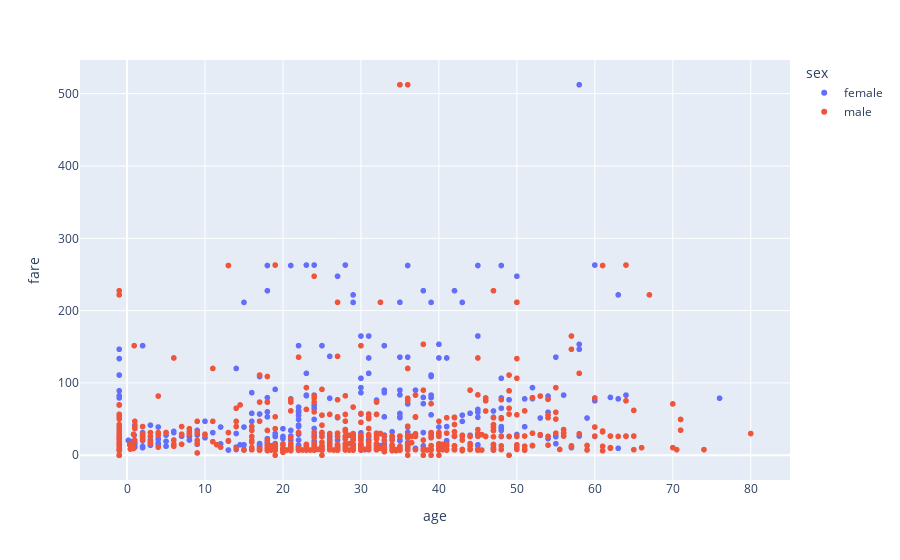

Here is the notebook cell this chart was saved with:
### Markdown cell above
## Plot age vs fare with color='sex' works fine now

### Code cell
data= titanicNew
fig = px.scatter(data,x='age',y='fare',color='sex')
fig.show()

### Figure 1 — Plotly figure (JSON) as saved in the notebook; plotly's stock layout.template omitted (floating-point values rounded to 4 significant figures; data arrays with more than 128 entries replaced by an {"elided": "..."} marker saying what was removed)
{"data": [{"hovertemplate": "sex=female<br>age=%{x}<br>fare=%{y}<extra></extra>", "legendgroup": "female", "marker": {"color": "#636efa", "symbol": "circle"}, "mode": "markers", "name": "female", "showlegend": true, "type": "scattergl", "x": {"elided": "466 float values"}, "xaxis": "x", "y": {"elided": "466 float values"}, "yaxis": "y"}, {"hovertemplate": "sex=male<br>age=%{x}<br>fare=%{y}<extra></extra>", "legendgroup": "male", "marker": {"color": "#EF553B", "symbol": "circle"}, "mode": "markers", "name": "male", "showlegend": true, "type": "scattergl", "x": {"elided": "843 float values"}, "xaxis": "x", "y": {"elided": "843 float values"}, "yaxis": "y"}], "layout": {"legend": {"title": {"text": "sex"}, "tracegroupgap": 0}, "margin": {"t": 60}, "xaxis": {"anchor": "y", "domain": [0, 1], "title": {"text": "age"}}, "yaxis": {"anchor": "x", "domain": [0, 1], "title": {"text": "fare"}}}}
